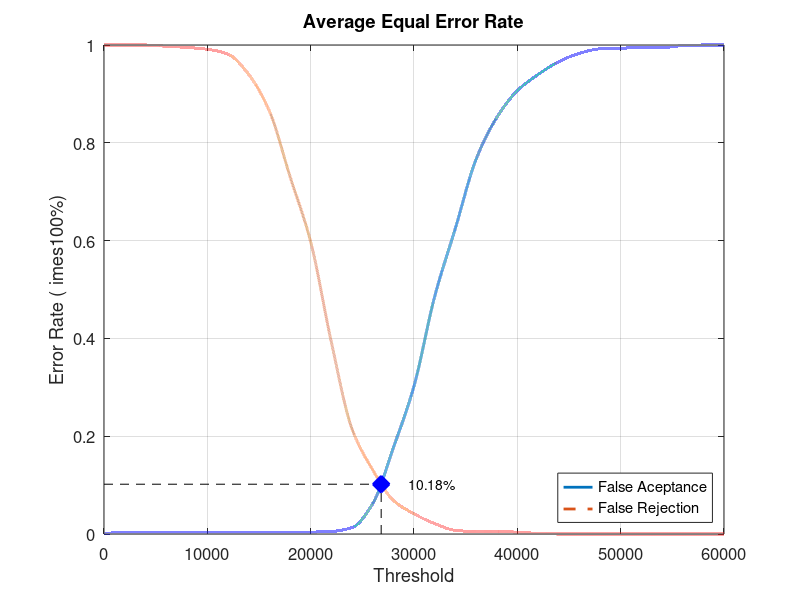
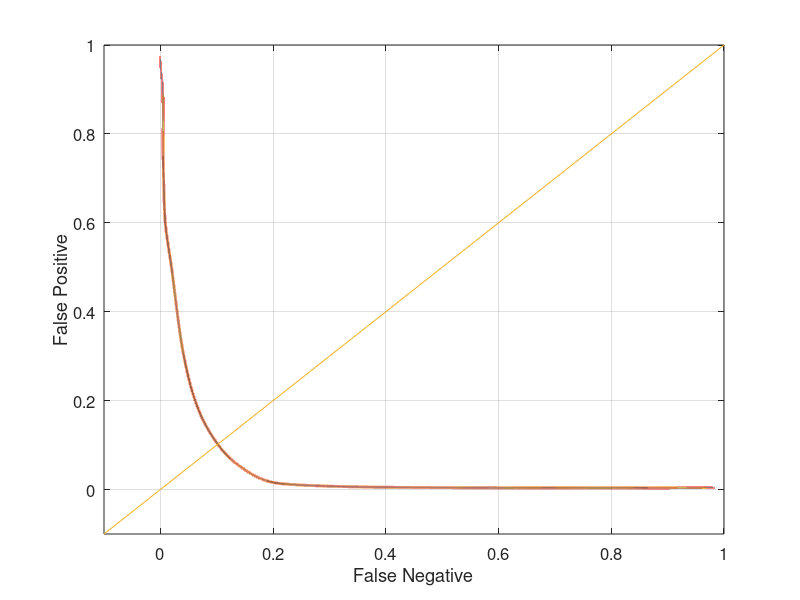

The MATLAB source for these figures, in order:
close all;
clear;
clc;
x = 0:2000:60000;
xq = 0:0.5:60000;

y0 = [0 0.00394737 0.00394737 0.00394737 0.00394737 0.00394737 0.00394737 0.00394737 0.00394737 0.00394737 0.00394737 0.00526316 0.0131579 0.0618421 0.176316 0.302632 0.485526 0.625 0.765789 0.851316 0.906579 0.939474 0.965789 0.982895 0.992105 0.993421 0.994737 0.994737 0.998684 1 1]
yy0 = interp1(x, y0, xq, 'pchip');
y1 = [1 1 1 0.9975 0.995 0.99125 0.98125 0.94 0.865 0.73125 0.5975 0.3925 0.215 0.13125 0.06875 0.04125 0.02125 0.0075 0.005 0.005 0.00375 0.00125 0 0 0 0 0 0 0 0 0]
yy1 = interp1(x, y1, xq, 'pchip');

% Calculating EER: 
y2 = abs(y0 - y1);
find(y2 == min(y2))
yy2 = abs(yy0 - yy1);
xEER = find(yy2 == min(yy2));
xEERIndex = xq(xEER) % X-axis EER
yEER = yy0(xEER) % Y-axis EER

main = figure
plot(xq, yy0,'-','LineWidth', 2);	hold on
plot(xq, yy1,'--','LineWidth', 2);	hold on
plot([xEERIndex xEERIndex], [0 yEER], 'k--');	hold on
plot([0 xEERIndex], [yEER yEER], 'k--');	hold on
plot(xEERIndex, yEER, 'bx', 'LineWidth', 10);	hold on
text(xEERIndex + 10 * xEERIndex / 100, yEER, [num2str(round((10000 * yEER)) / 100) '%'])
legend('False Aceptance', 'False Rejection', 'Location', 'SouthEast')
xlabel('Threshold')
ylabel('Error Rate (	imes100%)')
title('Average Equal Error Rate')
set(gca, 'FontSize', 12)
axis([0 60000 0 1])
grid on

print(main, 'Experiment1AverageMain', '-dpng');
FNRxFPR = figure('Color', [1 1 1]);
plot(yy1, yy0, '-', yy1, yy0, 'LineWidth', 2);
hold on
y = -0.1:0.1:1
plot(y, y); 
set(gca, 'FontSize', 12)
xlabel('False Negative')
ylabel('False Positive')
axis([-0.1 1 -0.1 1])
set(gca, 'FontSize', 12)
grid on

print(FNRxFPR, 'Experiment1AverageFNRxFPR','-dpng');
